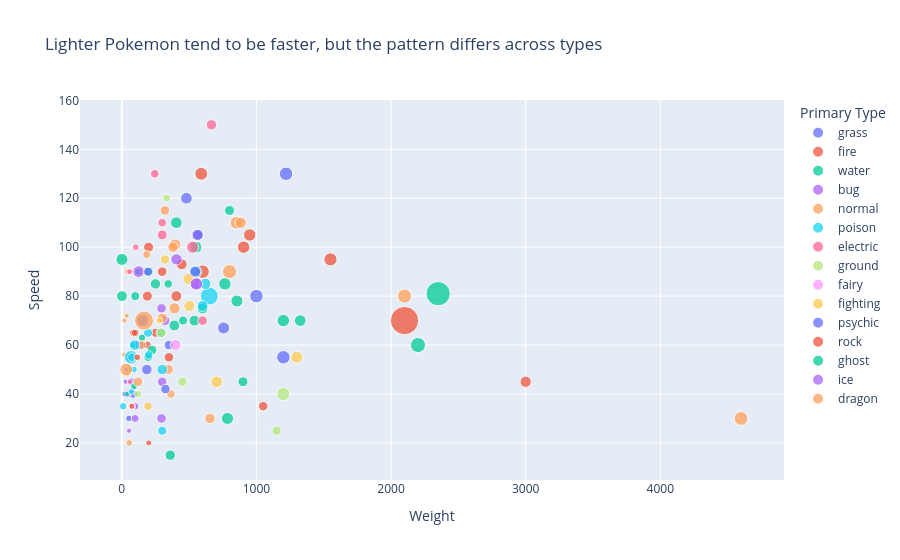

The notebook cell saved with this chart:
### Markdown cell above
**Question 1 (visualization):** Do smaller, lighter Pokémon tend to have higher speed, and does that relationship look different by primary type?

### Code cell
# Visualization for Question 1
# Finding-oriented claim: lighter Pokemon tend to be faster, with variation by type.

required_cols = {"height", "weight", "speed"}
missing = required_cols - set(df.columns)
if missing:
    raise ValueError(f"Missing required columns for this chart: {missing}")

if "primary_type" in df.columns:
    type_col = "primary_type"
elif "type_1" in df.columns:
    type_col = "type_1"
elif "type1" in df.columns:
    type_col = "type1"
else:
    df = df.copy()
    df["primary_type"] = "Unknown"
    type_col = "primary_type"

fig = px.scatter(
    df,
    x="weight",
    y="speed",
    color=type_col,
    size="height",
    log_x=True,
    title="Lighter Pokémon tend to be faster, but the pattern differs across primary types",
    labels={
        "weight": "Weight (log scale)",
        "speed": "Speed (base stat)",
        "height": "Height",
        type_col: "Primary Type",
    },
    opacity=0.75,
)

fig.show()

### Figure 1 — Plotly figure (JSON) as saved in the notebook; plotly's stock layout.template omitted (floating-point values rounded to 4 significant figures)
{"data": [{"hovertemplate": "Primary Type=grass<br>Weight=%{x}<br>Speed=%{y}<br>Height=%{marker.size}<extra></extra>", "legendgroup": "grass", "marker": {"color": "#636efa", "opacity": 0.75, "size": [7, 10, 20, 5, 8, 12, 7, 10, 17, 4, 20, 10], "sizemode": "area", "sizeref": 0.22, "symbol": "circle"}, "mode": "markers", "name": "grass", "orientation": "v", "showlegend": true, "type": "scatter", "x": [69, 130, 1000, 54, 86, 186, 40, 64, 155, 25, 1200, 350], "xaxis": "x", "y": [45, 60, 80, 30, 40, 50, 40, 55, 70, 40, 55, 60], "yaxis": "y"}, {"hovertemplate": "Primary Type=fire<br>Weight=%{x}<br>Speed=%{y}<br>Height=%{marker.size}<extra></extra>", "legendgroup": "fire", "marker": {"color": "#EF553B", "opacity": 0.75, "size": [6, 11, 17, 6, 11, 7, 19, 10, 17, 13, 9, 20], "sizemode": "area", "sizeref": 0.22, "symbol": "circle"}, "mode": "markers", "name": "fire", "orientation": "v", "showlegend": true, "type": "scatter", "x": [85, 190, 905, 99, 199, 190, 1550, 300, 950, 445, 250, 600], "xaxis": "x", "y": [65, 80, 100, 65, 100, 60, 95, 90, 105, 93, 65, 90], "yaxis": "y"}, {"hovertemplate": "Primary Type=water<br>Weight=%{x}<br>Speed=%{y}<br>Height=%{marker.size}<extra></extra>", "legendgroup": "water", "marker": {"color": "#00cc96", "opacity": 0.75, "size": [5, 10, 16, 8, 17, 6, 10, 13, 9, 16, 12, 16, 11, 17, 3, 15, 4, 13, 4, 12, 6, 13, 8, 11, 9, 65, 25, 10], "sizemode": "area", "sizeref": 0.22, "symbol": "circle"}, "mode": "markers", "name": "water", "orientation": "v", "showlegend": true, "type": "scatter", "x": [90, 225, 855, 196, 766, 124, 200, 540, 455, 550, 360, 785, 900, 1200, 40, 1325, 65, 600, 80, 250, 150, 390, 345, 800, 100, 2350, 2200, 290], "xaxis": "x", "y": [43, 58, 78, 55, 85, 90, 90, 70, 70, 100, 15, 30, 45, 70, 40, 70, 50, 75, 60, 85, 63, 68, 85, 115, 80, 81, 60, 65], "yaxis": "y"}, {"hovertemplate": "Primary Type=bug<br>Weight=%{x}<br>Speed=%{y}<br>Height=%{marker.size}<extra></extra>", "legendgroup": "bug", "marker": {"color": "#ab63fa", "opacity": 0.75, "size": [3, 7, 11, 3, 6, 10, 3, 10, 10, 15, 15, 15], "sizemode": "area", "sizeref": 0.22, "symbol": "circle"}, "mode": "markers", "name": "bug", "orientation": "v", "showlegend": true, "type": "scatter", "x": [29, 99, 320, 32, 100, 295, 54, 295, 300, 125, 560, 550], "xaxis": "x", "y": [45, 30, 70, 50, 35, 75, 25, 30, 45, 90, 105, 85], "yaxis": "y"}, {"hovertemplate": "Primary Type=normal<br>Weight=%{x}<br>Speed=%{y}<br>Height=%{marker.size}<extra></extra>", "legendgroup": "normal", "marker": {"color": "#FFA15A", "opacity": 0.75, "size": [3, 11, 15, 3, 7, 3, 12, 5, 10, 4, 10, 8, 14, 18, 12, 11, 22, 14, 3, 3, 8, 21], "sizemode": "area", "sizeref": 0.22, "symbol": "circle"}, "mode": "markers", "name": "normal", "orientation": "v", "showlegend": true, "type": "scatter", "x": [18, 300, 395, 35, 185, 20, 380, 55, 120, 42, 320, 150, 392, 852, 655, 346, 800, 884, 40, 65, 365, 4600], "xaxis": "x", "y": [56, 71, 101, 72, 97, 70, 100, 20, 45, 90, 115, 60, 75, 110, 30, 50, 90, 110, 48, 55, 40, 30], "yaxis": "y"}, {"hovertemplate": "Primary Type=poison<br>Weight=%{x}<br>Speed=%{y}<br>Height=%{marker.size}<extra></extra>", "legendgroup": "poison", "marker": {"color": "#19d3f3", "opacity": 0.75, "size": [20, 35, 4, 8, 13, 5, 9, 14, 8, 16, 9, 12, 6, 12], "sizemode": "area", "sizeref": 0.22, "symbol": "circle"}, "mode": "markers", "name": "poison", "orientation": "v", "showlegend": true, "type": "scatter", "x": [69, 650, 70, 200, 600, 90, 195, 620, 75, 550, 300, 300, 10, 95], "xaxis": "x", "y": [55, 80, 41, 56, 76, 50, 65, 85, 55, 90, 25, 50, 35, 60], "yaxis": "y"}, {"hovertemplate": "Primary Type=electric<br>Weight=%{x}<br>Speed=%{y}<br>Height=%{marker.size}<extra></extra>", "legendgroup": "electric", "marker": {"color": "#FF6692", "opacity": 0.75, "size": [4, 8, 3, 10, 5, 12, 11, 8, 16], "sizemode": "area", "sizeref": 0.22, "symbol": "circle"}, "mode": "markers", "name": "electric", "orientation": "v", "showlegend": true, "type": "scatter", "x": [60, 300, 60, 600, 104, 666, 300, 245, 526], "xaxis": "x", "y": [90, 110, 45, 70, 100, 150, 105, 130, 100], "yaxis": "y"}, {"hovertemplate": "Primary Type=ground<br>Weight=%{x}<br>Speed=%{y}<br>Height=%{marker.size}<extra></extra>", "legendgroup": "ground", "marker": {"color": "#B6E880", "opacity": 0.75, "size": [6, 10, 2, 7, 4, 10, 10, 19], "sizemode": "area", "sizeref": 0.22, "symbol": "circle"}, "mode": "markers", "name": "ground", "orientation": "v", "showlegend": true, "type": "scatter", "x": [120, 295, 8, 333, 65, 450, 1150, 1200], "xaxis": "x", "y": [40, 65, 95, 120, 35, 45, 25, 40], "yaxis": "y"}, {"hovertemplate": "Primary Type=fairy<br>Weight=%{x}<br>Speed=%{y}<br>Height=%{marker.size}<extra></extra>", "legendgroup": "fairy", "marker": {"color": "#FF97FF", "opacity": 0.75, "size": [6, 13], "sizemode": "area", "sizeref": 0.22, "symbol": "circle"}, "mode": "markers", "name": "fairy", "orientation": "v", "showlegend": true, "type": "scatter", "x": [75, 400], "xaxis": "x", "y": [35, 60], "yaxis": "y"}, {"hovertemplate": "Primary Type=fighting<br>Weight=%{x}<br>Speed=%{y}<br>Height=%{marker.size}<extra></extra>", "legendgroup": "fighting", "marker": {"color": "#FECB52", "opacity": 0.75, "size": [5, 10, 8, 15, 16, 15, 14], "sizemode": "area", "sizeref": 0.22, "symbol": "circle"}, "mode": "markers", "name": "fighting", "orientation": "v", "showlegend": true, "type": "scatter", "x": [280, 320, 195, 705, 1300, 498, 502], "xaxis": "x", "y": [70, 95, 35, 45, 55, 87, 76], "yaxis": "y"}, {"hovertemplate": "Primary Type=psychic<br>Weight=%{x}<br>Speed=%{y}<br>Height=%{marker.size}<extra></extra>", "legendgroup": "psychic", "marker": {"color": "#636efa", "opacity": 0.75, "size": [9, 13, 15, 10, 16, 13, 20], "sizemode": "area", "sizeref": 0.22, "symbol": "circle"}, "mode": "markers", "name": "psychic", "orientation": "v", "showlegend": true, "type": "scatter", "x": [195, 565, 480, 324, 756, 545, 1220], "xaxis": "x", "y": [90, 105, 120, 42, 67, 90, 130], "yaxis": "y"}, {"hovertemplate": "Primary Type=rock<br>Weight=%{x}<br>Speed=%{y}<br>Height=%{marker.size}<extra></extra>", "legendgroup": "rock", "marker": {"color": "#EF553B", "opacity": 0.75, "size": [4, 10, 14, 88, 4, 10, 5, 13, 18], "sizemode": "area", "sizeref": 0.22, "symbol": "circle"}, "mode": "markers", "name": "rock", "orientation": "v", "showlegend": true, "type": "scatter", "x": [200, 1050, 3000, 2100, 75, 350, 115, 405, 590], "xaxis": "x", "y": [20, 35, 45, 70, 35, 55, 55, 80, 130], "yaxis": "y"}, {"hovertemplate": "Primary Type=ghost<br>Weight=%{x}<br>Speed=%{y}<br>Height=%{marker.size}<extra></extra>", "legendgroup": "ghost", "marker": {"color": "#00cc96", "opacity": 0.75, "size": [13, 16, 15], "sizemode": "area", "sizeref": 0.22, "symbol": "circle"}, "mode": "markers", "name": "ghost", "orientation": "v", "showlegend": true, "type": "scatter", "x": [1, 1, 405], "xaxis": "x", "y": [80, 95, 110], "yaxis": "y"}, {"hovertemplate": "Primary Type=ice<br>Weight=%{x}<br>Speed=%{y}<br>Height=%{marker.size}<extra></extra>", "legendgroup": "ice", "marker": {"color": "#ab63fa", "opacity": 0.75, "size": [14, 17], "sizemode": "area", "sizeref": 0.22, "symbol": "circle"}, "mode": "markers", "name": "ice", "orientation": "v", "showlegend": true, "type": "scatter", "x": [406, 554], "xaxis": "x", "y": [95, 85], "yaxis": "y"}, {"hovertemplate": "Primary Type=dragon<br>Weight=%{x}<br>Speed=%{y}<br>Height=%{marker.size}<extra></extra>", "legendgroup": "dragon", "marker": {"color": "#FFA15A", "opacity": 0.75, "size": [18, 40, 22], "sizemode": "area", "sizeref": 0.22, "symbol": "circle"}, "mode": "markers", "name": "dragon", "orientation": "v", "showlegend": true, "type": "scatter", "x": [33, 165, 2100], "xaxis": "x", "y": [50, 70, 80], "yaxis": "y"}], "layout": {"legend": {"itemsizing": "constant", "title": {"text": "Primary Type"}, "tracegroupgap": 0}, "title": {"text": "Lighter Pokemon tend to be faster, but the pattern differs across types"}, "xaxis": {"anchor": "y", "domain": [0, 1], "title": {"text": "Weight"}}, "yaxis": {"anchor": "x", "domain": [0, 1], "title": {"text": "Speed"}}}}
